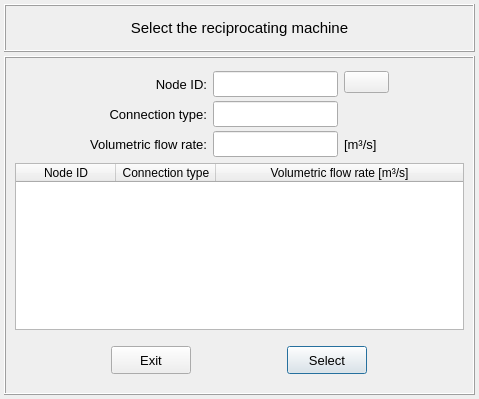
<?xml version="1.0" encoding="UTF-8"?>
<ui version="4.0">
 <class>Dialog</class>
 <widget class="QDialog" name="Dialog">
  <property name="geometry">
   <rect>
    <x>0</x>
    <y>0</y>
    <width>479</width>
    <height>399</height>
   </rect>
  </property>
  <property name="windowTitle">
   <string>Dialog</string>
  </property>
  <layout class="QGridLayout" name="gridLayout">
   <property name="leftMargin">
    <number>4</number>
   </property>
   <property name="topMargin">
    <number>4</number>
   </property>
   <property name="rightMargin">
    <number>4</number>
   </property>
   <property name="bottomMargin">
    <number>4</number>
   </property>
   <property name="spacing">
    <number>4</number>
   </property>
   <item row="0" column="0">
    <widget class="QFrame" name="frame_title">
     <property name="minimumSize">
      <size>
       <width>0</width>
       <height>48</height>
      </size>
     </property>
     <property name="maximumSize">
      <size>
       <width>16777215</width>
       <height>48</height>
      </size>
     </property>
     <property name="frameShape">
      <enum>QFrame::Box</enum>
     </property>
     <property name="frameShadow">
      <enum>QFrame::Raised</enum>
     </property>
     <layout class="QGridLayout" name="gridLayout_3">
      <property name="leftMargin">
       <number>0</number>
      </property>
      <property name="topMargin">
       <number>0</number>
      </property>
      <property name="rightMargin">
       <number>0</number>
      </property>
      <property name="bottomMargin">
       <number>0</number>
      </property>
      <property name="spacing">
       <number>0</number>
      </property>
      <item row="0" column="0">
       <widget class="QLabel" name="label_title">
        <property name="font">
         <font>
          <pointsize>11</pointsize>
         </font>
        </property>
        <property name="text">
         <string>Select the reciprocating machine</string>
        </property>
        <property name="alignment">
         <set>Qt::AlignCenter</set>
        </property>
       </widget>
      </item>
     </layout>
    </widget>
   </item>
   <item row="1" column="0">
    <widget class="QFrame" name="frame">
     <property name="frameShape">
      <enum>QFrame::Box</enum>
     </property>
     <property name="frameShadow">
      <enum>QFrame::Raised</enum>
     </property>
     <layout class="QGridLayout" name="gridLayout_4">
      <item row="0" column="0">
       <widget class="QFrame" name="frame_selection">
        <property name="minimumSize">
         <size>
          <width>0</width>
          <height>90</height>
         </size>
        </property>
        <property name="frameShape">
         <enum>QFrame::NoFrame</enum>
        </property>
        <property name="frameShadow">
         <enum>QFrame::Raised</enum>
        </property>
        <layout class="QGridLayout" name="gridLayout_6">
         <property name="leftMargin">
          <number>4</number>
         </property>
         <property name="topMargin">
          <number>4</number>
         </property>
         <property name="rightMargin">
          <number>4</number>
         </property>
         <property name="bottomMargin">
          <number>4</number>
         </property>
         <property name="verticalSpacing">
          <number>7</number>
         </property>
         <item row="0" column="4">
          <spacer name="horizontalSpacer_3">
           <property name="orientation">
            <enum>Qt::Horizontal</enum>
           </property>
           <property name="sizeHint" stdset="0">
            <size>
             <width>40</width>
             <height>20</height>
            </size>
           </property>
          </spacer>
         </item>
         <item row="0" column="1">
          <widget class="QLabel" name="label_selected_id">
           <property name="minimumSize">
            <size>
             <width>100</width>
             <height>26</height>
            </size>
           </property>
           <property name="maximumSize">
            <size>
             <width>160</width>
             <height>26</height>
            </size>
           </property>
           <property name="font">
            <font>
             <pointsize>10</pointsize>
            </font>
           </property>
           <property name="text">
            <string>Node ID:</string>
           </property>
           <property name="alignment">
            <set>Qt::AlignRight|Qt::AlignTrailing|Qt::AlignVCenter</set>
           </property>
          </widget>
         </item>
         <item row="0" column="2">
          <widget class="QLineEdit" name="lineEdit_selected_id">
           <property name="enabled">
            <bool>true</bool>
           </property>
           <property name="minimumSize">
            <size>
             <width>0</width>
             <height>26</height>
            </size>
           </property>
           <property name="maximumSize">
            <size>
             <width>240</width>
             <height>26</height>
            </size>
           </property>
           <property name="font">
            <font>
             <pointsize>10</pointsize>
            </font>
           </property>
           <property name="focusPolicy">
            <enum>Qt::ClickFocus</enum>
           </property>
           <property name="styleSheet">
            <string notr="true"/>
           </property>
           <property name="text">
            <string/>
           </property>
           <property name="alignment">
            <set>Qt::AlignCenter</set>
           </property>
          </widget>
         </item>
         <item row="0" column="0">
          <spacer name="horizontalSpacer_2">
           <property name="orientation">
            <enum>Qt::Horizontal</enum>
           </property>
           <property name="sizeHint" stdset="0">
            <size>
             <width>40</width>
             <height>20</height>
            </size>
           </property>
          </spacer>
         </item>
         <item row="2" column="3">
          <widget class="QLabel" name="label_volume_rate_unit">
           <property name="enabled">
            <bool>true</bool>
           </property>
           <property name="sizePolicy">
            <sizepolicy hsizetype="Preferred" vsizetype="Preferred">
             <horstretch>0</horstretch>
             <verstretch>0</verstretch>
            </sizepolicy>
           </property>
           <property name="minimumSize">
            <size>
             <width>45</width>
             <height>26</height>
            </size>
           </property>
           <property name="maximumSize">
            <size>
             <width>45</width>
             <height>26</height>
            </size>
           </property>
           <property name="font">
            <font>
             <pointsize>10</pointsize>
            </font>
           </property>
           <property name="text">
            <string>[m³/s]</string>
           </property>
           <property name="alignment">
            <set>Qt::AlignLeading|Qt::AlignLeft|Qt::AlignVCenter</set>
           </property>
          </widget>
         </item>
         <item row="2" column="2">
          <widget class="QLineEdit" name="lineEdit_volumetric_flow_rate">
           <property name="enabled">
            <bool>true</bool>
           </property>
           <property name="minimumSize">
            <size>
             <width>0</width>
             <height>26</height>
            </size>
           </property>
           <property name="maximumSize">
            <size>
             <width>240</width>
             <height>26</height>
            </size>
           </property>
           <property name="font">
            <font>
             <pointsize>10</pointsize>
            </font>
           </property>
           <property name="focusPolicy">
            <enum>Qt::ClickFocus</enum>
           </property>
           <property name="styleSheet">
            <string notr="true"/>
           </property>
           <property name="text">
            <string/>
           </property>
           <property name="alignment">
            <set>Qt::AlignCenter</set>
           </property>
          </widget>
         </item>
         <item row="2" column="1">
          <widget class="QLabel" name="label_selected_id_2">
           <property name="minimumSize">
            <size>
             <width>100</width>
             <height>26</height>
            </size>
           </property>
           <property name="maximumSize">
            <size>
             <width>160</width>
             <height>26</height>
            </size>
           </property>
           <property name="font">
            <font>
             <pointsize>10</pointsize>
            </font>
           </property>
           <property name="text">
            <string>Volumetric flow rate:</string>
           </property>
           <property name="alignment">
            <set>Qt::AlignRight|Qt::AlignTrailing|Qt::AlignVCenter</set>
           </property>
          </widget>
         </item>
         <item row="1" column="1">
          <widget class="QLabel" name="label_selected_id_3">
           <property name="minimumSize">
            <size>
             <width>100</width>
             <height>26</height>
            </size>
           </property>
           <property name="maximumSize">
            <size>
             <width>160</width>
             <height>26</height>
            </size>
           </property>
           <property name="font">
            <font>
             <pointsize>10</pointsize>
            </font>
           </property>
           <property name="text">
            <string>Connection type:</string>
           </property>
           <property name="alignment">
            <set>Qt::AlignRight|Qt::AlignTrailing|Qt::AlignVCenter</set>
           </property>
          </widget>
         </item>
         <item row="1" column="2">
          <widget class="QLineEdit" name="lineEdit_connection_type">
           <property name="enabled">
            <bool>true</bool>
           </property>
           <property name="minimumSize">
            <size>
             <width>0</width>
             <height>26</height>
            </size>
           </property>
           <property name="maximumSize">
            <size>
             <width>240</width>
             <height>26</height>
            </size>
           </property>
           <property name="font">
            <font>
             <pointsize>10</pointsize>
            </font>
           </property>
           <property name="focusPolicy">
            <enum>Qt::ClickFocus</enum>
           </property>
           <property name="styleSheet">
            <string notr="true"/>
           </property>
           <property name="text">
            <string/>
           </property>
           <property name="alignment">
            <set>Qt::AlignCenter</set>
           </property>
          </widget>
         </item>
         <item row="0" column="3">
          <widget class="QPushButton" name="pushButton_reset_selection">
           <property name="text">
            <string/>
           </property>
           <property name="icon">
            <iconset>
             <normaloff>../../../../icons/common/broom.png</normaloff>../../../../icons/common/broom.png</iconset>
           </property>
          </widget>
         </item>
        </layout>
       </widget>
      </item>
      <item row="1" column="0">
       <widget class="QTreeWidget" name="treeWidget_reciprocating_machine_data">
        <property name="minimumSize">
         <size>
          <width>0</width>
          <height>0</height>
         </size>
        </property>
        <property name="maximumSize">
         <size>
          <width>1000</width>
          <height>1000</height>
         </size>
        </property>
        <property name="font">
         <font>
          <family>MS Shell Dlg 2</family>
         </font>
        </property>
        <property name="alternatingRowColors">
         <bool>true</bool>
        </property>
        <property name="indentation">
         <number>0</number>
        </property>
        <column>
         <property name="text">
          <string>Node ID</string>
         </property>
         <property name="textAlignment">
          <set>AlignCenter</set>
         </property>
        </column>
        <column>
         <property name="text">
          <string>Connection type</string>
         </property>
         <property name="textAlignment">
          <set>AlignCenter</set>
         </property>
        </column>
        <column>
         <property name="text">
          <string>Volumetric flow rate [m³/s]</string>
         </property>
         <property name="textAlignment">
          <set>AlignCenter</set>
         </property>
        </column>
       </widget>
      </item>
      <item row="2" column="0">
       <widget class="QFrame" name="frame_button">
        <property name="minimumSize">
         <size>
          <width>0</width>
          <height>48</height>
         </size>
        </property>
        <property name="maximumSize">
         <size>
          <width>16777215</width>
          <height>48</height>
         </size>
        </property>
        <property name="frameShape">
         <enum>QFrame::NoFrame</enum>
        </property>
        <property name="frameShadow">
         <enum>QFrame::Raised</enum>
        </property>
        <layout class="QGridLayout" name="gridLayout_2">
         <property name="leftMargin">
          <number>0</number>
         </property>
         <property name="topMargin">
          <number>0</number>
         </property>
         <property name="rightMargin">
          <number>0</number>
         </property>
         <property name="bottomMargin">
          <number>0</number>
         </property>
         <property name="spacing">
          <number>0</number>
         </property>
         <item row="0" column="1">
          <widget class="QPushButton" name="pushButton_select">
           <property name="minimumSize">
            <size>
             <width>80</width>
             <height>28</height>
            </size>
           </property>
           <property name="maximumSize">
            <size>
             <width>80</width>
             <height>28</height>
            </size>
           </property>
           <property name="font">
            <font>
             <family>MS Shell Dlg 2</family>
             <pointsize>10</pointsize>
             <weight>50</weight>
             <italic>false</italic>
             <bold>false</bold>
            </font>
           </property>
           <property name="styleSheet">
            <string notr="true"/>
           </property>
           <property name="text">
            <string>Select</string>
           </property>
           <property name="autoDefault">
            <bool>false</bool>
           </property>
           <property name="default">
            <bool>true</bool>
           </property>
          </widget>
         </item>
         <item row="0" column="0">
          <widget class="QPushButton" name="pushButton_exit">
           <property name="minimumSize">
            <size>
             <width>80</width>
             <height>28</height>
            </size>
           </property>
           <property name="maximumSize">
            <size>
             <width>80</width>
             <height>28</height>
            </size>
           </property>
           <property name="font">
            <font>
             <family>MS Shell Dlg 2</family>
             <pointsize>10</pointsize>
             <weight>50</weight>
             <italic>false</italic>
             <bold>false</bold>
            </font>
           </property>
           <property name="styleSheet">
            <string notr="true"/>
           </property>
           <property name="text">
            <string>Exit</string>
           </property>
           <property name="autoDefault">
            <bool>false</bool>
           </property>
          </widget>
         </item>
        </layout>
       </widget>
      </item>
     </layout>
    </widget>
   </item>
  </layout>
 </widget>
 <resources/>
 <connections/>
</ui>
